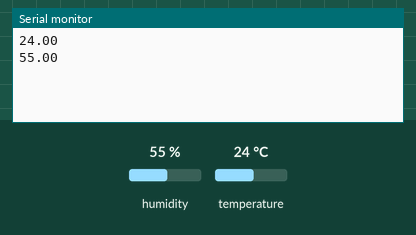
Bench run of a sketch on a simulated ESP8266 (NodeMCU). Parts: the last lines printed to the serial monitor. Inputs (shaded band) come from the test bench; at power-on: humidity 55 %, temperature 24 °C. WiFi joins after 1.5 s; servers stay silent unless stated.

Above: at 3.0 s.
3.1 s: humidity set to 22 %
5.1 s: temperature set to 12 °C
At 6.8 s:
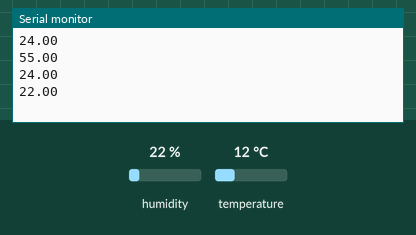
7.1 s: humidity set to 40 %
At 9.6 s:
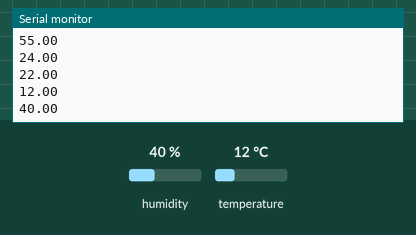
Timing chart, 0 to 11.1 s (numbered marks = the images above; inputs shaded):
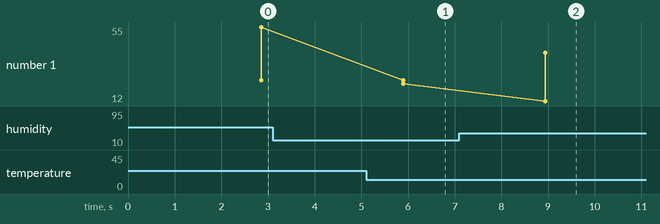

The sketch:

dht_blynk.ino
```cpp
#include <ESP8266WiFi.h>
#include <BlynkSimpleEsp8266.h>
#include <DHT11.h>

DHT11 dht11(2); //pin sensor dht

char auth[] = "NS2aP2GQrIcFl6z3SjK9_Y1clvELAQrm";  // Masukkan token otentikasi Blynk
char ssid[] = "vivo1802";            // Masukkan nama SSID WiFi
char pass[] = "1234567890";      // Masukkan kata sandi WiFi

void setup()
{
  Serial.begin(115200);
  Blynk.begin(auth, ssid, pass);
}

void loop()
{
  Blynk.run();
  float temperature = dht11.readTemperature();   // Membaca suhu dalam Celsius
  float humidity = dht11.readHumidity();         // Membaca kelembaban
  Serial.println(temperature);            // Menampilkan temperature pada Serial Monitor
  Serial.println(humidity);            // Menampilkan humidity pada Serial Monitor

  if (isnan(temperature) || isnan(humidity))
  {
    Serial.println("Gagal membaca data dari sensor DHT11!");
    return;
  }

  Blynk.virtualWrite(V7, temperature);   // Mengirim suhu ke pin virtual V5 di aplikasi Blynk
  Blynk.virtualWrite(V8, humidity);      // Mengirim kelembaban ke pin virtual V6 di aplikasi Blynk
  delay(2000);  // Menunda pengambilan data selama 2 detik
}
```

Measured:
- after the input at 7.1 s, the serial monitor: prints a new line after 1.8 s (image 2)
- plotted number 1: 22 → 40 after the input at 7.1 s
